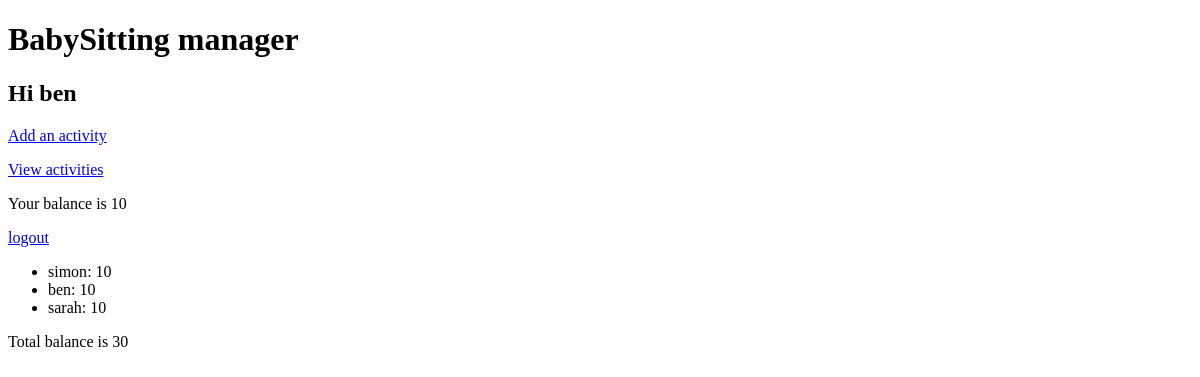
/babysittingapp/ (signed in), run on an earlier commit of the app's database.
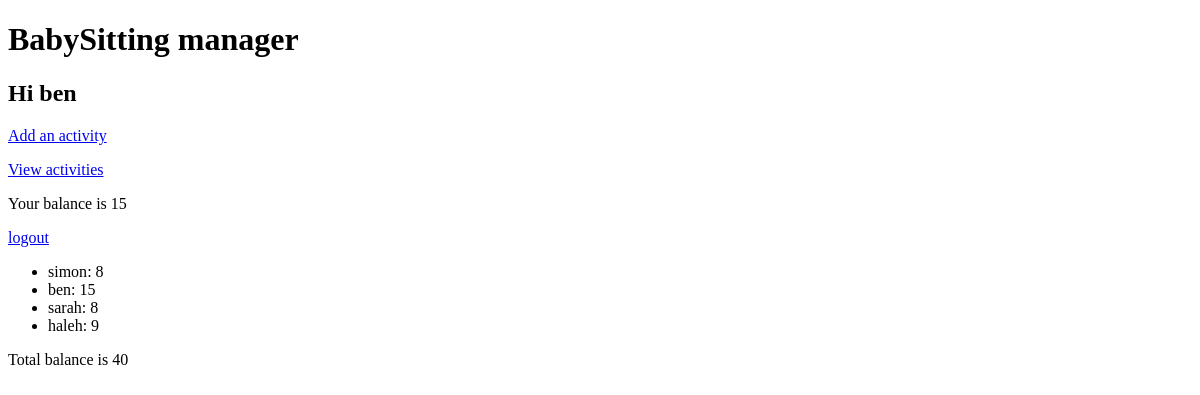
And on a later commit of the database.
### babysittingapp/models.py (models this page shows, shortened)
class UserProfile(models.Model):
    user = models.OneToOneField(User)
    balance = models.IntegerField(default=0)

### babysittingapp/views.py (the view)
def index(request):
	if request.user.is_authenticated():
		context = RequestContext(request)
		userprofile = UserProfile.objects.get(user = request.user)
		context_dict = {"userprofile":userprofile}
		context_dict["user"] = request.user
		allProfiles = UserProfile.objects.all()
		totalbalance = 0
		for profile in allProfiles:
			totalbalance += profile.balance
		context_dict["total"] = totalbalance
		context_dict["allprofiles"] = allProfiles
		return render_to_response('babysittingapp/index.html',context_dict,context)
	else:
		context = RequestContext(request)
		return render_to_response('babysittingapp/indexplain.html',{},context)

### templates/babysittingapp/index.html
<!DOCTYPE html>
<html>
<body>
<h1>BabySitting manager</h1>
<h2>Hi {{ user.username }}</h2>
<p><a href="/babysittingapp/addactivity/">Add an activity</a></p>
<p><a href="/babysittingapp/viewactivity/">View activities</a></p>
<p>Your balance is {{ userprofile.balance }}</p>
<p>
<a href="/babysittingapp/logout/">logout</a>
</p>
<p>
{% if allprofiles %}
<ul>
{% for profile in allprofiles %}
	<li>{{ profile.user.username}}: {{ profile.balance }}</li>
{% endfor %}
</ul>
Total balance is {{ total }}
{% endif %}
</p>
</body>
</html>

What changed in the data, as far as the page shows it:
changed UserProfile "ben": balance "10" → "15"
changed UserProfile "simon": balance "10" → "8"
changed UserProfile "sarah": balance "10" → "8"
added UserProfile: user.username "haleh", balance "9"
Also different on the page:
{{ total }}: "30" → "40"
